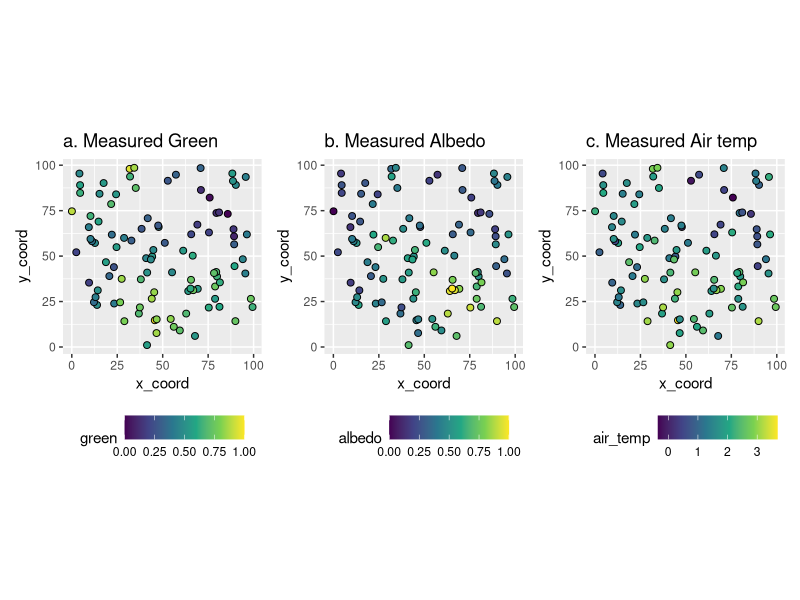
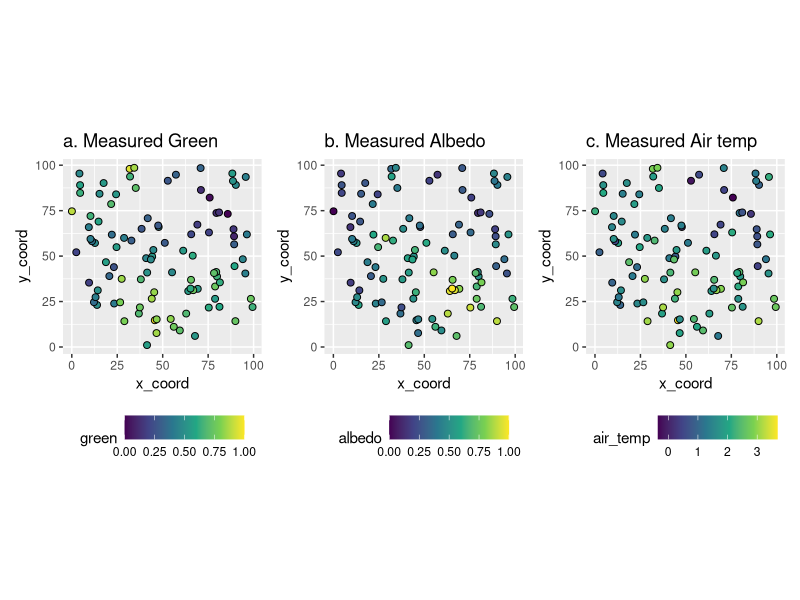

R code for these plots, in order:
library(tidyverse)
library(mgcv)
library(patchwork)

set.seed(123)
N <- 100
x_coord  <- runif(N) * 100
y_coord  <- runif(N) * 100
XY <- cbind(x_coord, y_coord)

# --- helper: Matérn covariance (ν = 1.5; smooth but not too smooth) -------------
matern32 <- function(d, rho) {
  # ν = 3/2 Matérn: (1 + sqrt(3) d/rho) exp(-sqrt(3) d/rho)
  a <- sqrt(3) * d / rho
  (1 + a) * exp(-a)
}

# --- build covariance matrices for two fields (different ranges) ----------------
D <- as.matrix(dist(XY))
sigma2_g <- 1.0   # process variance for green
sigma2_a <- 1.0   # process variance for albedo
tau2_g   <- 0.05  # nugget (measurement noise)
tau2_a   <- 0.10
rho_g    <- 40    # spatial range (larger => smoother over space)
rho_a    <- 20

Cg <- sigma2_g * matern32(D, rho_g) + diag(tau2_g, N)
Ca <- sigma2_a * matern32(D, rho_a) + diag(tau2_a, N)

# --- simulate Gaussian random fields via Cholesky --------------------------------
# add a tiny jitter for numerical stability if needed
Cg <- Cg + diag(1e-10, N)
Ca <- Ca + diag(1e-10, N)

Lg <- chol(Cg)
La <- chol(Ca)

zg <- as.numeric(t(Lg) %*% rnorm(N))
za <- as.numeric(t(La) %*% rnorm(N))

# map to [0,1] (optional; keeps the "feel" of your original scales)
green  <- (zg - min(zg)) / diff(range(zg))
albedo <- (za - min(za)) / diff(range(za))

# response with *predictor* effects + noise (still non-spatial if you want)
# also can change these if you want one to have a stronger or weaker effect
beta_green <- 2
beta_albedo <- 1.5
air_temp <- beta_green * green + beta_albedo * albedo + rnorm(N, sd = 0.5)

# make output df
df <- tibble(air_temp, green, albedo, x_coord, y_coord)

# --- plot --------------------------------
# quick look at spatial signal
p1 <- ggplot(df, aes(x_coord, y_coord, fill = green))  + 
  geom_point(size = 2, shape = 21) + coord_equal() +
  scale_fill_viridis_c() + ggtitle("a. Measured Green") + 
  theme(legend.position = 'bottom')

p2 <- ggplot(df, aes(x_coord, y_coord, fill = albedo)) + 
  geom_point(size = 2, shape = 21) + coord_equal() + 
  scale_fill_viridis_c() + ggtitle("b. Measured Albedo") + 
  theme(legend.position = 'bottom')

p3 <- ggplot(df, aes(x_coord, y_coord, fill = air_temp)) + 
  geom_point(size = 2, shape = 21) + coord_equal() + 
  scale_fill_viridis_c() + ggtitle("c. Measured Air temp") + 
  theme(legend.position = 'bottom')

p1 + p2 + p3
ggsave("img/fig1.png", width = 7.83, height = 4.29, dpi = 300)


